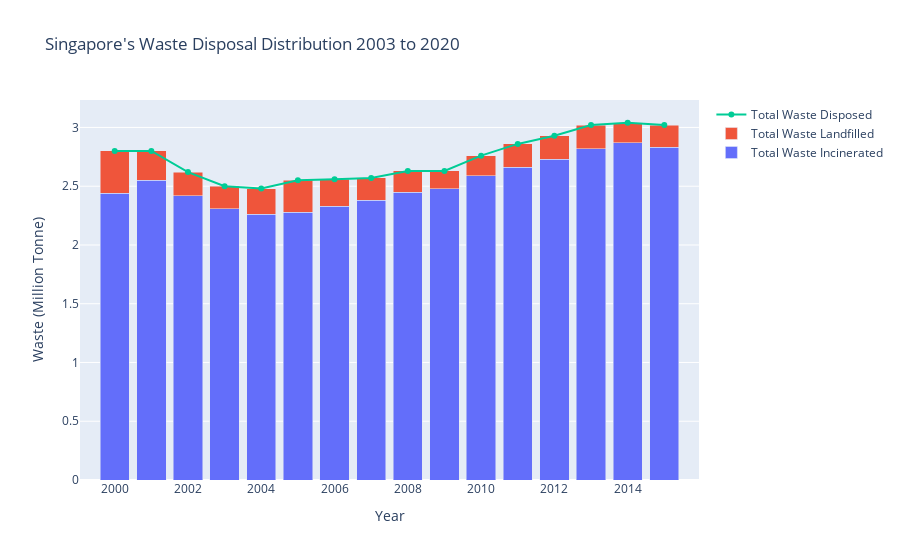

Notebook code cell kept with this figure:
### Markdown cell above
<h3>Graph 5: Line Chart of Total Waste Incinerated & Landfilled</h3>

### Code cell
# create traces using a list comprehension:
trace1 = go.Bar(x=df3["year"], y=df3["total_waste_incinerated"], name="Total Waste Incinerated")

trace2 = go.Bar(x=df3["year"], y=df3["total_waste_landfilled"], name="Total Waste Landfilled")

trace3 = go.Scatter(x=df3["year"], y=(df3["total_waste_incinerated"]+df3["total_waste_landfilled"]), name="Total Waste Disposed")
data = [trace1, trace2, trace3]

# create a layout
layout = go.Layout(title="Singapore's Waste Disposal Distribution 2003 to 2020", barmode="stack"
, yaxis_title="Waste (Million Tonne)", xaxis_title="Year")

# create a fig from data & layout, & plot the fig
fig = go.Figure(data=data, layout=layout)
fig.show()
pyo.plot(fig, filename="Singapore's Waste Disposal Distribution 2003 to 2020.html")

### Figure 1 — Plotly figure (JSON) as saved in the notebook; plotly's stock layout.template omitted (floating-point values rounded to 4 significant figures)
{"data": [{"name": "Total Waste Incinerated", "type": "bar", "x": [2000, 2001, 2002, 2003, 2004, 2005, 2006, 2007, 2008, 2009, 2010, 2011, 2012, 2013, 2014, 2015], "y": [2.44, 2.55, 2.42, 2.31, 2.26, 2.28, 2.33, 2.38, 2.45, 2.48, 2.59, 2.66, 2.73, 2.82, 2.87, 2.83]}, {"name": "Total Waste Landfilled", "type": "bar", "x": [2000, 2001, 2002, 2003, 2004, 2005, 2006, 2007, 2008, 2009, 2010, 2011, 2012, 2013, 2014, 2015], "y": [0.36, 0.25, 0.2, 0.19, 0.22, 0.27, 0.23, 0.19, 0.18, 0.15, 0.17, 0.2, 0.2, 0.2, 0.17, 0.19]}, {"name": "Total Waste Disposed", "type": "scatter", "x": [2000, 2001, 2002, 2003, 2004, 2005, 2006, 2007, 2008, 2009, 2010, 2011, 2012, 2013, 2014, 2015], "y": [2.8, 2.8, 2.62, 2.5, 2.48, 2.55, 2.56, 2.57, 2.63, 2.63, 2.76, 2.86, 2.93, 3.02, 3.04, 3.02]}], "layout": {"barmode": "stack", "title": {"text": "Singapore's Waste Disposal Distribution 2003 to 2020"}, "xaxis": {"title": {"text": "Year"}}, "yaxis": {"title": {"text": "Waste (Million Tonne)"}}}}
